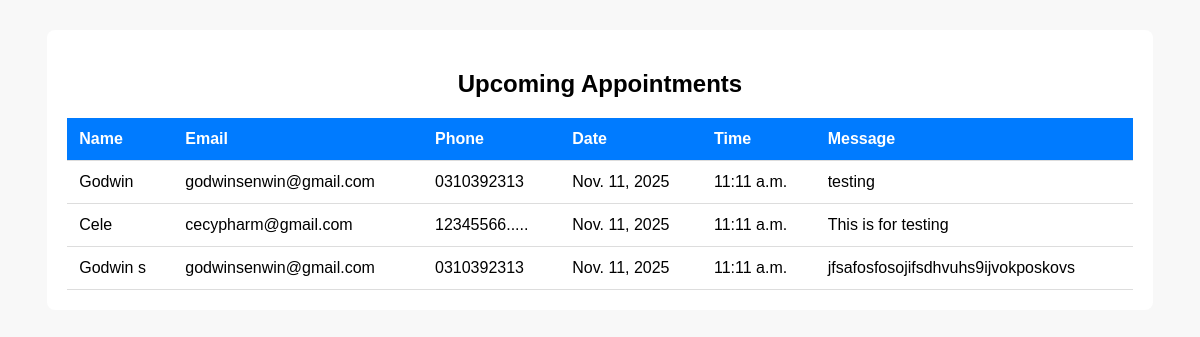
Before: /dashboard/ with the older database file.
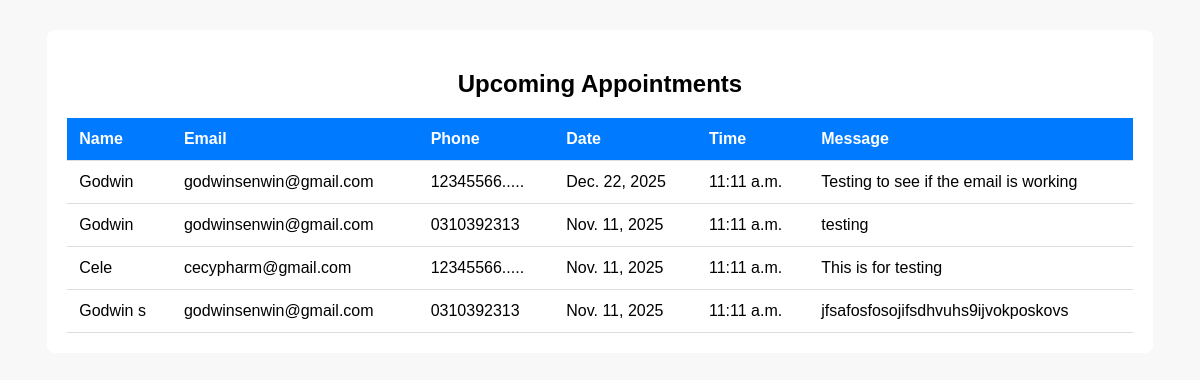
After: the same page with the newer database file.
### ce_cypharm/models.py (models this page shows, shortened)
class Appointment(models.Model):
    name = models.CharField(max_length=100)
    email = models.EmailField()
    phone = models.CharField(max_length=15, blank=True)
    date = models.DateField()
    time = models.TimeField()
    message = models.TextField(blank=True)
    created_at = models.DateTimeField(auto_now_add=True)
    class Meta:
        ordering = ['-created_at']

### ce_cypharm/views.py (the view)
# urls.py: path('dashboard/', views.appointment_dashboard, name='appointment_dashboard'),
def appointment_dashboard(request):
    appointments = Appointment.objects.all().order_by('-created_at')
    return render(request, 'ce_cypharm/dashboard.html', {'appointments': appointments})

### templates/ce_cypharm/dashboard.html (shortened to what this page needs)
<!DOCTYPE html>
<html lang="en">
<head>
</head>
<body>
<div class="container">
    <h2>Upcoming Appointments</h2>
    <table>
        <tr>
            <th>Name</th>
            <th>Email</th>
            <th>Phone</th>
            <th>Date</th>
            <th>Time</th>
            <th>Message</th>
        </tr>
        {% for appointment in appointments %}
        <tr>
            <td>{{ appointment.name }}</td>
            <td>{{ appointment.email }}</td>
            <td>{{ appointment.phone }}</td>
            <td>{{ appointment.date }}</td>
            <td>{{ appointment.time }}</td>
            <td>{{ appointment.message }}</td>
        </tr>
        {% empty %}
        <tr><td colspan="6" style="text-align:center;">No appointments found.</td></tr>
        {% endfor %}
    </table>
</div>
</body>
</html>

Changed rows visible on the page:
added Appointment: name "Godwin", email "godwinsenwin@gmail.com", phone "12345566.....", date "Dec. 22, 2025", time "11:11 a.m.", message "Testing to see if the email is working"
